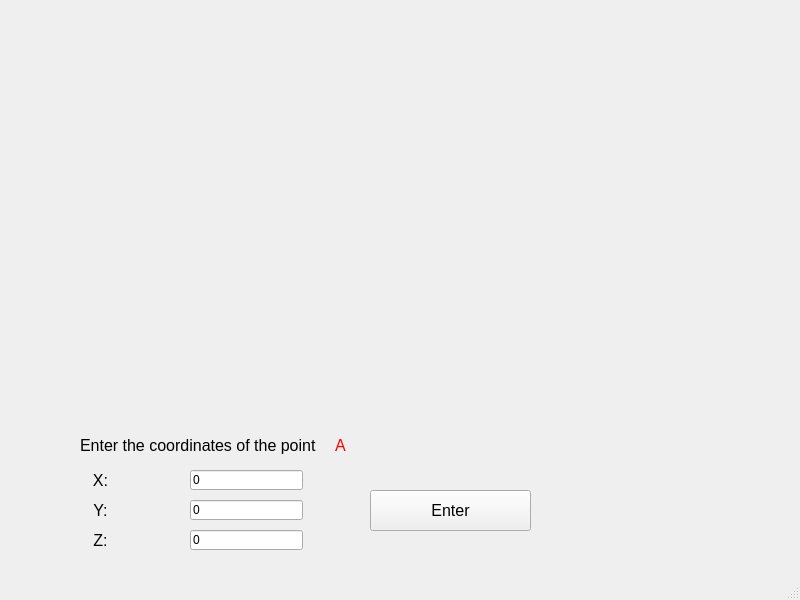
<?xml version="1.0" encoding="UTF-8"?>
<ui version="4.0">
 <class>CylinderCreation</class>
 <widget class="QMainWindow" name="CylinderCreation">
  <property name="geometry">
   <rect>
    <x>0</x>
    <y>0</y>
    <width>800</width>
    <height>600</height>
   </rect>
  </property>
  <property name="windowTitle">
   <string>MainWindow</string>
  </property>
  <widget class="QWidget" name="centralwidget">
   <widget class="QLabel" name="label">
    <property name="geometry">
     <rect>
      <x>10</x>
      <y>10</y>
      <width>791</width>
      <height>411</height>
     </rect>
    </property>
    <property name="pixmap">
     <pixmap resource="resources.qrc">:/images/cube.jpg</pixmap>
    </property>
   </widget>
   <widget class="QLabel" name="label_2">
    <property name="geometry">
     <rect>
      <x>80</x>
      <y>430</y>
      <width>241</width>
      <height>31</height>
     </rect>
    </property>
    <property name="font">
     <font>
      <pointsize>12</pointsize>
     </font>
    </property>
    <property name="text">
     <string>Enter the coordinates of the point</string>
    </property>
    <property name="alignment">
     <set>Qt::AlignLeading|Qt::AlignLeft|Qt::AlignVCenter</set>
    </property>
   </widget>
   <widget class="QLineEdit" name="lineEdit">
    <property name="geometry">
     <rect>
      <x>190</x>
      <y>470</y>
      <width>113</width>
      <height>20</height>
     </rect>
    </property>
    <property name="text">
     <string>0</string>
    </property>
   </widget>
   <widget class="QLineEdit" name="lineEdit_2">
    <property name="geometry">
     <rect>
      <x>190</x>
      <y>500</y>
      <width>113</width>
      <height>20</height>
     </rect>
    </property>
    <property name="text">
     <string>0</string>
    </property>
   </widget>
   <widget class="QLineEdit" name="lineEdit_3">
    <property name="geometry">
     <rect>
      <x>190</x>
      <y>530</y>
      <width>113</width>
      <height>20</height>
     </rect>
    </property>
    <property name="text">
     <string>0</string>
    </property>
   </widget>
   <widget class="QLabel" name="label_3">
    <property name="geometry">
     <rect>
      <x>60</x>
      <y>470</y>
      <width>81</width>
      <height>20</height>
     </rect>
    </property>
    <property name="font">
     <font>
      <pointsize>12</pointsize>
     </font>
    </property>
    <property name="text">
     <string>X:</string>
    </property>
    <property name="alignment">
     <set>Qt::AlignCenter</set>
    </property>
   </widget>
   <widget class="QLabel" name="label_4">
    <property name="geometry">
     <rect>
      <x>60</x>
      <y>500</y>
      <width>81</width>
      <height>21</height>
     </rect>
    </property>
    <property name="font">
     <font>
      <pointsize>12</pointsize>
     </font>
    </property>
    <property name="text">
     <string>Y:</string>
    </property>
    <property name="alignment">
     <set>Qt::AlignCenter</set>
    </property>
   </widget>
   <widget class="QLabel" name="label_5">
    <property name="geometry">
     <rect>
      <x>60</x>
      <y>530</y>
      <width>81</width>
      <height>21</height>
     </rect>
    </property>
    <property name="font">
     <font>
      <pointsize>12</pointsize>
     </font>
    </property>
    <property name="text">
     <string>Z:</string>
    </property>
    <property name="alignment">
     <set>Qt::AlignCenter</set>
    </property>
   </widget>
   <widget class="QLabel" name="label_6">
    <property name="geometry">
     <rect>
      <x>320</x>
      <y>430</y>
      <width>41</width>
      <height>31</height>
     </rect>
    </property>
    <property name="palette">
     <palette>
      <active>
       <colorrole role="WindowText">
        <brush brushstyle="SolidPattern">
         <color alpha="255">
          <red>255</red>
          <green>0</green>
          <blue>0</blue>
         </color>
        </brush>
       </colorrole>
       <colorrole role="Text">
        <brush brushstyle="SolidPattern">
         <color alpha="255">
          <red>0</red>
          <green>0</green>
          <blue>0</blue>
         </color>
        </brush>
       </colorrole>
      </active>
      <inactive>
       <colorrole role="WindowText">
        <brush brushstyle="SolidPattern">
         <color alpha="255">
          <red>255</red>
          <green>0</green>
          <blue>0</blue>
         </color>
        </brush>
       </colorrole>
       <colorrole role="Text">
        <brush brushstyle="SolidPattern">
         <color alpha="255">
          <red>0</red>
          <green>0</green>
          <blue>0</blue>
         </color>
        </brush>
       </colorrole>
      </inactive>
      <disabled>
       <colorrole role="WindowText">
        <brush brushstyle="SolidPattern">
         <color alpha="255">
          <red>120</red>
          <green>120</green>
          <blue>120</blue>
         </color>
        </brush>
       </colorrole>
       <colorrole role="Text">
        <brush brushstyle="SolidPattern">
         <color alpha="255">
          <red>120</red>
          <green>120</green>
          <blue>120</blue>
         </color>
        </brush>
       </colorrole>
      </disabled>
     </palette>
    </property>
    <property name="font">
     <font>
      <pointsize>12</pointsize>
     </font>
    </property>
    <property name="text">
     <string>A</string>
    </property>
    <property name="alignment">
     <set>Qt::AlignCenter</set>
    </property>
   </widget>
   <widget class="QPushButton" name="pushButton">
    <property name="geometry">
     <rect>
      <x>370</x>
      <y>490</y>
      <width>161</width>
      <height>41</height>
     </rect>
    </property>
    <property name="font">
     <font>
      <pointsize>12</pointsize>
     </font>
    </property>
    <property name="text">
     <string>Enter</string>
    </property>
   </widget>
  </widget>
  <widget class="QMenuBar" name="menubar">
   <property name="geometry">
    <rect>
     <x>0</x>
     <y>0</y>
     <width>800</width>
     <height>21</height>
    </rect>
   </property>
  </widget>
  <widget class="QStatusBar" name="statusbar"/>
 </widget>
 <resources>
  <include location="resources.qrc"/>
 </resources>
 <connections/>
</ui>
